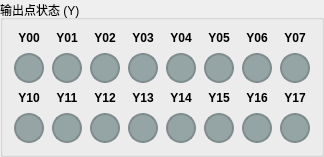
          <widget class="QGroupBox" name="groupBox_output">
           <property name="minimumSize">
            <size>
             <width>300</width>
             <height>120</height>
            </size>
           </property>
           <property name="title">
            <string>输出点状态 (Y)</string>
           </property>
           <layout class="QVBoxLayout" name="outputLayout">
            <item>
             <layout class="QGridLayout" name="gridLayout_output">
              <property name="spacing">
               <number>8</number>
              </property>
              <item row="0" column="0">
               <widget class="QLabel" name="label_Y00">
                <property name="styleSheet">
                 <string notr="true">font-size: 9pt; font-weight: bold;</string>
                </property>
                <property name="text">
                 <string>Y00</string>
                </property>
                <property name="alignment">
                 <set>Qt::AlignCenter</set>
                </property>
               </widget>
              </item>
              <item row="1" column="0">
               <widget class="QLabel" name="led_Y00">
                <property name="minimumSize">
                 <size>
                  <width>30</width>
                  <height>30</height>
                 </size>
                </property>
                <property name="maximumSize">
                 <size>
                  <width>30</width>
                  <height>30</height>
                 </size>
                </property>
                <property name="styleSheet">
                 <string notr="true">background-color: #95a5a6;
border-radius: 15px;
border: 2px solid #7f8c8d;</string>
                </property>
                <property name="text">
                 <string/>
                </property>
                <property name="alignment">
                 <set>Qt::AlignCenter</set>
                </property>
               </widget>
              </item>
              <item row="0" column="1">
               <widget class="QLabel" name="label_Y01">
                <property name="styleSheet">
                 <string notr="true">font-size: 9pt; font-weight: bold;</string>
                </property>
                <property name="text">
                 <string>Y01</string>
                </property>
                <property name="alignment">
                 <set>Qt::AlignCenter</set>
                </property>
               </widget>
              </item>
              <item row="1" column="1">
               <widget class="QLabel" name="led_Y01">
                <property name="minimumSize">
                 <size>
                  <width>30</width>
                  <height>30</height>
                 </size>
                </property>
                <property name="maximumSize">
                 <size>
                  <width>30</width>
                  <height>30</height>
                 </size>
                </property>
                <property name="styleSheet">
                 <string notr="true">background-color: #95a5a6;
border-radius: 15px;
border: 2px solid #7f8c8d;</string>
                </property>
                <property name="text">
                 <string/>
                </property>
                <property name="alignment">
                 <set>Qt::AlignCenter</set>
                </property>
               </widget>
              </item>
              <item row="0" column="2">
               <widget class="QLabel" name="label_Y02">
                <property name="styleSheet">
                 <string notr="true">font-size: 9pt; font-weight: bold;</string>
                </property>
                <property name="text">
                 <string>Y02</string>
                </property>
                <property name="alignment">
                 <set>Qt::AlignCenter</set>
                </property>
               </widget>
              </item>
              <item row="1" column="2">
               <widget class="QLabel" name="led_Y02">
                <property name="minimumSize">
                 <size>
                  <width>30</width>
                  <height>30</height>
                 </size>
                </property>
                <property name="maximumSize">
                 <size>
                  <width>30</width>
                  <height>30</height>
                 </size>
                </property>
                <property name="styleSheet">
                 <string notr="true">background-color: #95a5a6;
border-radius: 15px;
border: 2px solid #7f8c8d;</string>
                </property>
                <property name="text">
                 <string/>
                </property>
                <property name="alignment">
                 <set>Qt::AlignCenter</set>
                </property>
               </widget>
              </item>
              <item row="0" column="3">
               <widget class="QLabel" name="label_Y03">
                <property name="styleSheet">
                 <string notr="true">font-size: 9pt; font-weight: bold;</string>
                </property>
                <property name="text">
                 <string>Y03</string>
                </property>
                <property name="alignment">
                 <set>Qt::AlignCenter</set>
                </property>
               </widget>
              </item>
              <item row="1" column="3">
               <widget class="QLabel" name="led_Y03">
                <property name="minimumSize">
                 <size>
                  <width>30</width>
                  <height>30</height>
                 </size>
                </property>
                <property name="maximumSize">
                 <size>
                  <width>30</width>
                  <height>30</height>
                 </size>
                </property>
                <property name="styleSheet">
                 <string notr="true">background-color: #95a5a6;
border-radius: 15px;
border: 2px solid #7f8c8d;</string>
                </property>
                <property name="text">
                 <string/>
                </property>
                <property name="alignment">
                 <set>Qt::AlignCenter</set>
                </property>
               </widget>
              </item>
              <item row="0" column="4">
               <widget class="QLabel" name="label_Y04">
                <property name="styleSheet">
                 <string notr="true">font-size: 9pt; font-weight: bold;</string>
                </property>
                <property name="text">
                 <string>Y04</string>
                </property>
                <property name="alignment">
                 <set>Qt::AlignCenter</set>
                </property>
               </widget>
              </item>
              <item row="1" column="4">
               <widget class="QLabel" name="led_Y04">
                <property name="minimumSize">
                 <size>
                  <width>30</width>
                  <height>30</height>
                 </size>
                </property>
                <property name="maximumSize">
                 <size>
                  <width>30</width>
                  <height>30</height>
                 </size>
                </property>
                <property name="styleSheet">
                 <string notr="true">background-color: #95a5a6;
border-radius: 15px;
border: 2px solid #7f8c8d;</string>
                </property>
                <property name="text">
                 <string/>
                </property>
                <property name="alignment">
                 <set>Qt::AlignCenter</set>
                </property>
               </widget>
              </item>
              <item row="0" column="5">
               <widget class="QLabel" name="label_Y05">
                <property name="styleSheet">
                 <string notr="true">font-size: 9pt; font-weight: bold;</string>
                </property>
                <property name="text">
                 <string>Y05</string>
                </property>
                <property name="alignment">
                 <set>Qt::AlignCenter</set>
                </property>
               </widget>
              </item>
              <item row="1" column="5">
               <widget class="QLabel" name="led_Y05">
                <property name="minimumSize">
                 <size>
                  <width>30</width>
                  <height>30</height>
                 </size>
                </property>
                <property name="maximumSize">
                 <size>
                  <width>30</width>
                  <height>30</height>
                 </size>
                </property>
                <property name="styleSheet">
                 <string notr="true">background-color: #95a5a6;
border-radius: 15px;
border: 2px solid #7f8c8d;</string>
                </property>
                <property name="text">
                 <string/>
                </property>
                <property name="alignment">
                 <set>Qt::AlignCenter</set>
                </property>
               </widget>
              </item>
              <item row="0" column="6">
               <widget class="QLabel" name="label_Y06">
                <property name="styleSheet">
                 <string notr="true">font-size: 9pt; font-weight: bold;</string>
                </property>
                <property name="text">
                 <string>Y06</string>
                </property>
                <property name="alignment">
                 <set>Qt::AlignCenter</set>
                </property>
               </widget>
              </item>
              <item row="1" column="6">
               <widget class="QLabel" name="led_Y06">
                <property name="minimumSize">
                 <size>
                  <width>30</width>
                  <height>30</height>
                 </size>
                </property>
                <property name="maximumSize">
                 <size>
                  <width>30</width>
                  <height>30</height>
                 </size>
                </property>
                <property name="styleSheet">
                 <string notr="true">background-color: #95a5a6;
border-radius: 15px;
border: 2px solid #7f8c8d;</string>
                </property>
                <property name="text">
                 <string/>
                </property>
                <property name="alignment">
                 <set>Qt::AlignCenter</set>
                </property>
               </widget>
              </item>
              <item row="0" column="7">
               <widget class="QLabel" name="label_Y07">
                <property name="styleSheet">
                 <string notr="true">font-size: 9pt; font-weight: bold;</string>
                </property>
                <property name="text">
                 <string>Y07</string>
                </property>
                <property name="alignment">
                 <set>Qt::AlignCenter</set>
                </property>
               </widget>
              </item>
              <item row="1" column="7">
               <widget class="QLabel" name="led_Y07">
                <property name="minimumSize">
                 <size>
                  <width>30</width>
                  <height>30</height>
                 </size>
                </property>
                <property name="maximumSize">
                 <size>
                  <width>30</width>
                  <height>30</height>
                 </size>
                </property>
                <property name="styleSheet">
                 <string notr="true">background-color: #95a5a6;
border-radius: 15px;
border: 2px solid #7f8c8d;</string>
                </property>
                <property name="text">
                 <string/>
                </property>
                <property name="alignment">
                 <set>Qt::AlignCenter</set>
                </property>
               </widget>
              </item>
              <item row="2" column="0">
               <widget class="QLabel" name="label_Y10">
                <property name="styleSheet">
                 <string notr="true">font-size: 9pt; font-weight: bold;</string>
                </property>
                <property name="text">
                 <string>Y10</string>
                </property>
                <property name="alignment">
                 <set>Qt::AlignCenter</set>
                </property>
               </widget>
              </item>
              <item row="3" column="0">
               <widget class="QLabel" name="led_Y10">
                <property name="minimumSize">
                 <size>
                  <width>30</width>
                  <height>30</height>
                 </size>
                </property>
                <property name="maximumSize">
                 <size>
                  <width>30</width>
                  <height>30</height>
                 </size>
                </property>
                <property name="styleSheet">
                 <string notr="true">background-color: #95a5a6;
border-radius: 15px;
border: 2px solid #7f8c8d;</string>
                </property>
                <property name="text">
                 <string/>
                </property>
                <property name="alignment">
                 <set>Qt::AlignCenter</set>
                </property>
               </widget>
              </item>
              <item row="2" column="1">
               <widget class="QLabel" name="label_Y11">
                <property name="styleSheet">
                 <string notr="true">font-size: 9pt; font-weight: bold;</string>
                </property>
                <property name="text">
                 <string>Y11</string>
                </property>
                <property name="alignment">
                 <set>Qt::AlignCenter</set>
                </property>
               </widget>
              </item>
              <item row="3" column="1">
               <widget class="QLabel" name="led_Y11">
                <property name="minimumSize">
                 <size>
                  <width>30</width>
                  <height>30</height>
                 </size>
                </property>
                <property name="maximumSize">
                 <size>
                  <width>30</width>
                  <height>30</height>
                 </size>
                </property>
                <property name="styleSheet">
                 <string notr="true">background-color: #95a5a6;
border-radius: 15px;
border: 2px solid #7f8c8d;</string>
                </property>
                <property name="text">
                 <string/>
                </property>
                <property name="alignment">
                 <set>Qt::AlignCenter</set>
                </property>
               </widget>
              </item>
              <item row="2" column="2">
               <widget class="QLabel" name="label_Y12">
                <property name="styleSheet">
                 <string notr="true">font-size: 9pt; font-weight: bold;</string>
                </property>
                <property name="text">
                 <string>Y12</string>
                </property>
                <property name="alignment">
                 <set>Qt::AlignCenter</set>
                </property>
               </widget>
              </item>
              <item row="3" column="2">
               <widget class="QLabel" name="led_Y12">
                <property name="minimumSize">
                 <size>
                  <width>30</width>
                  <height>30</height>
                 </size>
                </property>
                <property name="maximumSize">
                 <size>
                  <width>30</width>
                  <height>30</height>
                 </size>
                </property>
                <property name="styleSheet">
                 <string notr="true">background-color: #95a5a6;
border-radius: 15px;
border: 2px solid #7f8c8d;</string>
                </property>
                <property name="text">
                 <string/>
                </property>
                <property name="alignment">
                 <set>Qt::AlignCenter</set>
                </property>
               </widget>
              </item>
              <item row="2" column="3">
               <widget class="QLabel" name="label_Y13">
                <property name="styleSheet">
                 <string notr="true">font-size: 9pt; font-weight: bold;</string>
                </property>
                <property name="text">
                 <string>Y13</string>
                </property>
                <property name="alignment">
                 <set>Qt::AlignCenter</set>
                </property>
               </widget>
              </item>
              <item row="3" column="3">
               <widget class="QLabel" name="led_Y13">
                <property name="minimumSize">
                 <size>
                  <width>30</width>
                  <height>30</height>
                 </size>
                </property>
                <property name="maximumSize">
                 <size>
                  <width>30</width>
                  <height>30</height>
                 </size>
                </property>
                <property name="styleSheet">
                 <string notr="true">background-color: #95a5a6;
border-radius: 15px;
border: 2px solid #7f8c8d;</string>
                </property>
                <property name="text">
                 <string/>
                </property>
                <property name="alignment">
                 <set>Qt::AlignCenter</set>
                </property>
               </widget>
              </item>
              <item row="2" column="4">
               <widget class="QLabel" name="label_Y14">
                <property name="styleSheet">
                 <string notr="true">font-size: 9pt; font-weight: bold;</string>
                </property>
                <property name="text">
                 <string>Y14</string>
                </property>
                <property name="alignment">
                 <set>Qt::AlignCenter</set>
                </property>
               </widget>
              </item>
              <item row="3" column="4">
               <widget class="QLabel" name="led_Y14">
                <property name="minimumSize">
                 <size>
                  <width>30</width>
                  <height>30</height>
                 </size>
                </property>
                <property name="maximumSize">
                 <size>
                  <width>30</width>
                  <height>30</height>
                 </size>
                </property>
                <property name="styleSheet">
                 <string notr="true">background-color: #95a5a6;
border-radius: 15px;
border: 2px solid #7f8c8d;</string>
                </property>
                <property name="text">
                 <string/>
                </property>
                <property name="alignment">
                 <set>Qt::AlignCenter</set>
                </property>
               </widget>
              </item>
              <item row="2" column="5">
               <widget class="QLabel" name="label_Y15">
                <property name="styleSheet">
                 <string notr="true">font-size: 9pt; font-weight: bold;</string>
                </property>
                <property name="text">
                 <string>Y15</string>
                </property>
                <property name="alignment">
                 <set>Qt::AlignCenter</set>
                </property>
               </widget>
              </item>
              <item row="3" column="5">
               <widget class="QLabel" name="led_Y15">
                <property name="minimumSize">
                 <size>
                  <width>30</width>
                  <height>30</height>
                 </size>
                </property>
                <property name="maximumSize">
                 <size>
                  <width>30</width>
                  <height>30</height>
                 </size>
                </property>
                <property name="styleSheet">
                 <string notr="true">background-color: #95a5a6;
border-radius: 15px;
border: 2px solid #7f8c8d;</string>
                </property>
                <property name="text">
                 <string/>
                </property>
                <property name="alignment">
                 <set>Qt::AlignCenter</set>
                </property>
               </widget>
              </item>
              <item row="2" column="6">
               <widget class="QLabel" name="label_Y16">
                <property name="styleSheet">
                 <string notr="true">font-size: 9pt; font-weight: bold;</string>
                </property>
                <property name="text">
                 <string>Y16</string>
                </property>
                <property name="alignment">
                 <set>Qt::AlignCenter</set>
                </property>
               </widget>
              </item>
              <item row="3" column="6">
               <widget class="QLabel" name="led_Y16">
                <property name="minimumSize">
                 <size>
                  <width>30</width>
                  <height>30</height>
                 </size>
                </property>
                <property name="maximumSize">
                 <size>
                  <width>30</width>
                  <height>30</height>
                 </size>
                </property>
                <property name="styleSheet">
                 <string notr="true">background-color: #95a5a6;
border-radius: 15px;
border: 2px solid #7f8c8d;</string>
                </property>
                <property name="text">
                 <string/>
                </property>
                <property name="alignment">
                 <set>Qt::AlignCenter</set>
                </property>
               </widget>
              </item>
              <item row="2" column="7">
               <widget class="QLabel" name="label_Y17">
                <property name="styleSheet">
                 <string notr="true">font-size: 9pt; font-weight: bold;</string>
                </property>
                <property name="text">
                 <string>Y17</string>
                </property>
                <property name="alignment">
                 <set>Qt::AlignCenter</set>
                </property>
               </widget>
              </item>
              <item row="3" column="7">
               <widget class="QLabel" name="led_Y17">
                <property name="minimumSize">
                 <size>
                  <width>30</width>
                  <height>30</height>
                 </size>
                </property>
                <property name="maximumSize">
                 <size>
                  <width>30</width>
                  <height>30</height>
                 </size>
                </property>
                <property name="styleSheet">
                 <string notr="true">background-color: #95a5a6;
border-radius: 15px;
border: 2px solid #7f8c8d;</string>
                </property>
                <property name="text">
                 <string/>
                </property>
                <property name="alignment">
                 <set>Qt::AlignCenter</set>
                </property>
               </widget>
              </item>
             </layout>
            </item>
           </layout>
          </widget>
